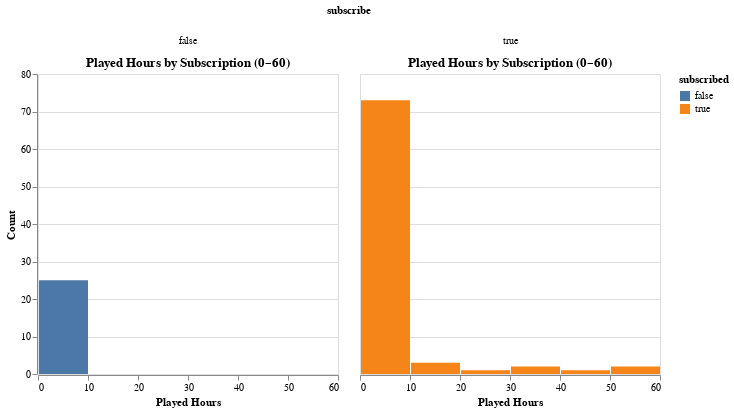

Here is the notebook cell this chart was saved with:
### Code cell
chart_sub_zoom

### Figure 1 — Vega-Lite specification as saved in the notebook (floating-point values rounded to 4 significant figures)
{"config": {"view": {"continuousWidth": 300, "continuousHeight": 300}}, "data": {"name": "data-427c92e968cc61198f3df39aa85b2dc3"}, "facet": {"column": {"field": "subscribe", "type": "nominal"}}, "spec": {"mark": {"type": "bar", "clip": true}, "encoding": {"color": {"field": "subscribe", "title": "subscribed", "type": "nominal"}, "x": {"bin": {"maxbins": 40}, "field": "played_hours", "scale": {"domain": [0, 60]}, "title": "Played Hours", "type": "quantitative"}, "y": {"aggregate": "count", "title": "Count", "type": "quantitative"}}, "title": "Played Hours by Subscription (0–60)"}, "$schema": "https://vega.github.io/schema/vega-lite/v5.20.1.json", "datasets": {"data-427c92e968cc61198f3df39aa85b2dc3": [{"experience": "Pro", "subscribe": true, "played_hours": 30.3}, {"experience": "Veteran", "subscribe": true, "played_hours": 3.8}, {"experience": "Amateur", "subscribe": true, "played_hours": 0.7}, {"experience": "Regular", "subscribe": true, "played_hours": 0.1}, {"experience": "Amateur", "subscribe": true, "played_hours": 0.1}, {"experience": "Veteran", "subscribe": true, "played_hours": 1.6}, {"experience": "Beginner", "subscribe": true, "played_hours": 1.5}, {"experience": "Amateur", "subscribe": true, "played_hours": 0.2}, {"experience": "Amateur", "subscribe": true, "played_hours": 48.4}, {"experience": "Amateur", "subscribe": true, "played_hours": 0.5}, {"experience": "Regular", "subscribe": true, "played_hours": 0.6}, {"experience": "Regular", "subscribe": true, "played_hours": 0.3}, {"experience": "Amateur", "subscribe": false, "played_hours": 0.1}, {"experience": "Beginner", "subscribe": true, "played_hours": 1.0}, {"experience": "Amateur", "subscribe": true, "played_hours": 0.7}, {"experience": "Regular", "subscribe": true, "played_hours": 0.6}, {"experience": "Amateur", "subscribe": true, "played_hours": 1.8}, {"experience": "Veteran", "subscribe": false, "played_hours": 0.1}, {"experience": "Amateur", "subscribe": true, "played_hours": 0.1}, {"experience": "Veteran", "subscribe": true, "played_hours": 0.1}, {"experience": "Beginner", "subscribe": true, "played_hours": 0.6}, {"experience": "Veteran", "subscribe": true, "played_hours": 0.4}, {"experience": "Veteran", "subscribe": false, "played_hours": 1.4}, {"experience": "Amateur", "subscribe": true, "played_hours": 0.2}, {"experience": "Regular", "subscribe": true, "played_hours": 5.6}, {"experience": "Veteran", "subscribe": true, "played_hours": 0.1}, {"experience": "Amateur", "subscribe": true, "played_hours": 0.3}, {"experience": "Veteran", "subscribe": true, "played_hours": 2.2}, {"experience": "Veteran", "subscribe": true, "played_hours": 0.1}, {"experience": "Veteran", "subscribe": true, "played_hours": 12.5}, {"experience": "Beginner", "subscribe": true, "played_hours": 0.4}, {"experience": "Veteran", "subscribe": true, "played_hours": 0.6}, {"experience": "Regular", "subscribe": true, "played_hours": 218.1}, {"experience": "Amateur", "subscribe": false, "played_hours": 0.9}, {"experience": "Amateur", "subscribe": true, "played_hours": 0.2}, {"experience": "Amateur", "subscribe": true, "played_hours": 2.9}, {"experience": "Regular", "subscribe": true, "played_hours": 3.6}, {"experience": "Veteran", "subscribe": true, "played_hours": 0.2}, {"experience": "Regular", "subscribe": true, "played_hours": 1.5}, {"experience": "Pro", "subscribe": true, "played_hours": 1.0}, {"experience": "Pro", "subscribe": true, "played_hours": 0.2}, {"experience": "Amateur", "subscribe": true, "played_hours": 0.1}, {"experience": "Veteran", "subscribe": true, "played_hours": 0.1}, {"experience": "Veteran", "subscribe": false, "played_hours": 0.1}, {"experience": "Amateur", "subscribe": true, "played_hours": 17.2}, {"experience": "Regular", "subscribe": true, "played_hours": 0.1}, {"experience": "Regular", "subscribe": true, "played_hours": 0.2}, {"experience": "Amateur", "subscribe": true, "played_hours": 53.9}, {"experience": "Regular", "subscribe": true, "played_hours": 223.1}, {"experience": "Amateur", "subscribe": true, "played_hours": 0.5}, {"experience": "Amateur", "subscribe": true, "played_hours": 3.5}, {"experience": "Veteran", "subscribe": true, "played_hours": 1.0}, {"experience": "Beginner", "subscribe": false, "played_hours": 0.2}, {"experience": "Beginner", "subscribe": true, "played_hours": 0.1}, {"experience": "Amateur", "subscribe": true, "played_hours": 150.0}, {"experience": "Pro", "subscribe": true, "played_hours": 1.2}, {"experience": "Amateur", "subscribe": true, "played_hours": 0.1}, {"experience": "Beginner", "subscribe": true, "played_hours": 0.8}, {"experience": "Amateur", "subscribe": true, "played_hours": 0.1}, {"experience": "Veteran", "subscribe": false, "played_hours": 0.1}, {"experience": "Pro", "subscribe": true, "played_hours": 0.5}, {"experience": "Beginner", "subscribe": true, "played_hours": 2.0}, {"experience": "Veteran", "subscribe": false, "played_hours": 2.7}, {"experience": "Amateur", "subscribe": true, "played_hours": 0.1}, {"experience": "Regular", "subscribe": true, "played_hours": 4.0}, {"experience": "Veteran", "subscribe": true, "played_hours": 0.4}, {"experience": "Beginner", "subscribe": true, "played_hours": 1.0}, {"experience": "Regular", "subscribe": true, "played_hours": 0.1}, {"experience": "Pro", "subscribe": true, "played_hours": 0.1}, {"experience": "Beginner", "subscribe": true, "played_hours": 0.1}, {"experience": "Amateur", "subscribe": false, "played_hours": 0.1}, {"experience": "Beginner", "subscribe": false, "played_hours": 7.1}, {"experience": "Regular", "subscribe": true, "played_hours": 18.5}, {"experience": "Beginner", "subscribe": true, "played_hours": 0.7}, {"experience": "Amateur", "subscribe": true, "played_hours": 56.1}, {"experience": "Regular", "subscribe": false, "played_hours": 0.1}, {"experience": "Beginner", "subscribe": true, "played_hours": 1.1}, {"experience": "Beginner", "subscribe": true, "played_hours": 1.0}, {"experience": "Veteran", "subscribe": true, "played_hours": 0.1}, {"experience": "Beginner", "subscribe": true, "played_hours": 23.7}, {"experience": "Veteran", "subscribe": false, "played_hours": 0.1}, {"experience": "Amateur", "subscribe": false, "played_hours": 0.1}, {"experience": "Beginner", "subscribe": true, "played_hours": 0.2}, {"experience": "Beginner", "subscribe": true, "played_hours": 0.1}, {"experience": "Amateur", "subscribe": true, "played_hours": 1.2}, {"experience": "Amateur", "subscribe": true, "played_hours": 0.1}, {"experience": "Regular", "subscribe": true, "played_hours": 0.1}, {"experience": "Regular", "subscribe": true, "played_hours": 178.2}, {"experience": "Pro", "subscribe": true, "played_hours": 0.6}, {"experience": "Regular", "subscribe": true, "played_hours": 0.5}, {"experience": "Regular", "subscribe": true, "played_hours": 0.1}, {"experience": "Amateur", "subscribe": false, "played_hours": 1.0}, {"experience": "Beginner", "subscribe": false, "played_hours": 0.3}, {"experience": "Veteran", "subscribe": true, "played_hours": 0.1}, {"experience": "Veteran", "subscribe": false, "played_hours": 0.1}, {"experience": "Pro", "subscribe": false, "played_hours": 0.4}, {"experience": "Beginner", "subscribe": false, "played_hours": 1.8}, {"experience": "Amateur", "subscribe": true, "played_hours": 0.3}, {"experience": "Veteran", "subscribe": false, "played_hours": 2.7}, {"experience": "Amateur", "subscribe": true, "played_hours": 0.4}, {"experience": "Veteran", "subscribe": true, "played_hours": 0.1}, {"experience": "Amateur", "subscribe": false, "played_hours": 2.1}, {"experience": "Amateur", "subscribe": true, "played_hours": 0.8}, {"experience": "Pro", "subscribe": false, "played_hours": 0.2}, {"experience": "Amateur", "subscribe": true, "played_hours": 32.0}, {"experience": "Pro", "subscribe": false, "played_hours": 1.7}, {"experience": "Regular", "subscribe": false, "played_hours": 0.1}, {"experience": "Veteran", "subscribe": true, "played_hours": 0.1}, {"experience": "Veteran", "subscribe": false, "played_hours": 0.3}, {"experience": "Amateur", "subscribe": false, "played_hours": 2.3}, {"experience": "Pro", "subscribe": true, "played_hours": 0.2}]}}
